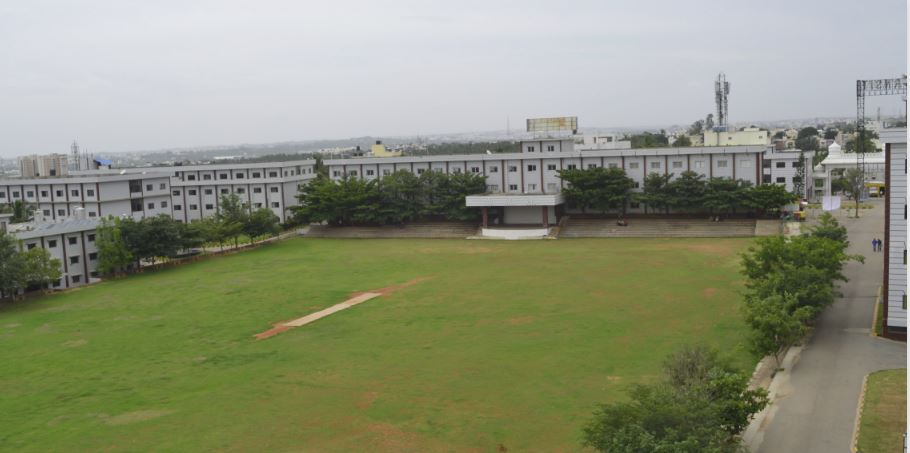
#> input picture Lab_Programs/Programs From (7-12)/Images/rnsit.jpeg, 910 x 453 px, found by its file name
$ python Program_7.py
#> lines starting #> are read from the running program, lines starting #| are printed output that depends on the picture
# Write a Program to read a digital image. Split and display image into 4 quadrants, up, down, right and left.

import cv2
import numpy as np
import matplotlib.pyplot as plt

# Read the image
img = cv2.imread("./images/rnsit.jpeg")
#> img is the input picture: shape (453, 910, 3); mean B, G, R 118.5, 143, 138.6

# Get the height and width of the image
height, width = img.shape[:2]
#> height = 453; width = 910

# Split the image into four quadrants
quad1 = img[:height//2, :width//2]  # Top-left quadrant
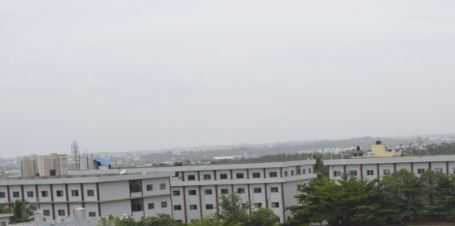
#> quad1: shape (226, 455, 3); mean B, G, R 182.7, 180.7, 178.1
quad2 = img[:height//2, width//2:]  # Top-right quadrant
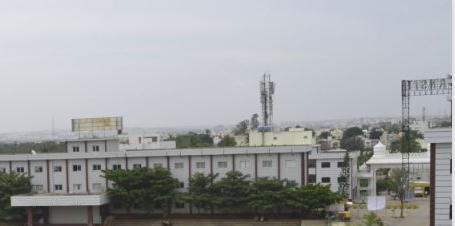
#> quad2: shape (226, 455, 3); mean B, G, R 163.8, 162.3, 160.1
quad3 = img[height//2:, :width//2]  # Bottom-left quadrant
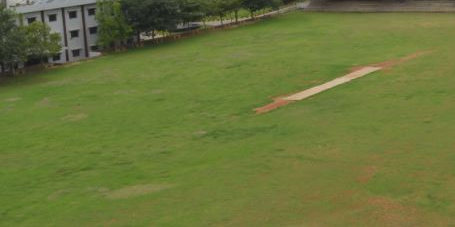
#> quad3: shape (227, 455, 3); mean B, G, R 58.8, 116.7, 106.4
quad4 = img[height//2:, width//2:]  # Bottom-right quadrant
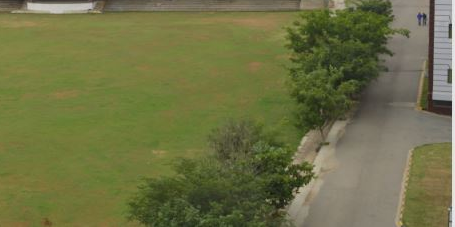
#> quad4: shape (227, 455, 3); mean B, G, R 69.2, 112.6, 110

# Display the quadrants using matplotlib
plt.figure(figsize=(10, 5))

# Display the first two quadrants
plt.subplot(1, 2, 1)
plt.imshow(cv2.cvtColor(quad1, cv2.COLOR_BGR2RGB))
plt.title("1")
plt.axis("off")

plt.subplot(1, 2, 2)
plt.imshow(cv2.cvtColor(quad2, cv2.COLOR_BGR2RGB))
plt.title("2")
plt.axis("off")

plt.figure(figsize=(10, 5))

# Display the last two quadrants
plt.subplot(1, 2, 1)
plt.imshow(cv2.cvtColor(quad3, cv2.COLOR_BGR2RGB))
plt.title("3")
plt.axis("off")

plt.subplot(1, 2, 2)
plt.imshow(cv2.cvtColor(quad4, cv2.COLOR_BGR2RGB))
plt.title("4")
plt.axis("off")

plt.show()
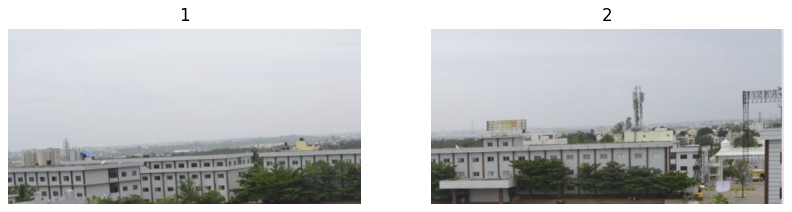
#> figure drawn by matplotlib, 2 panels
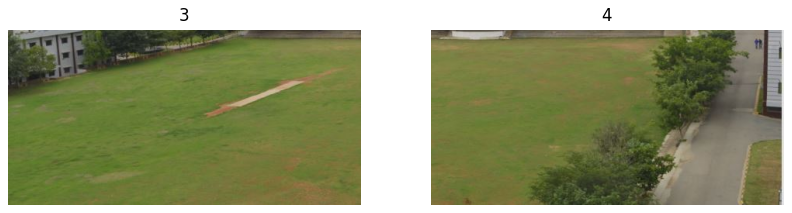
#> figure drawn by matplotlib, 2 panels

$ run again, with Lab_Programs/Programs From (7-12)/Images/HumanFaces.jpeg copied over Lab_Programs/Programs From (7-12)/Images/rnsit.jpeg
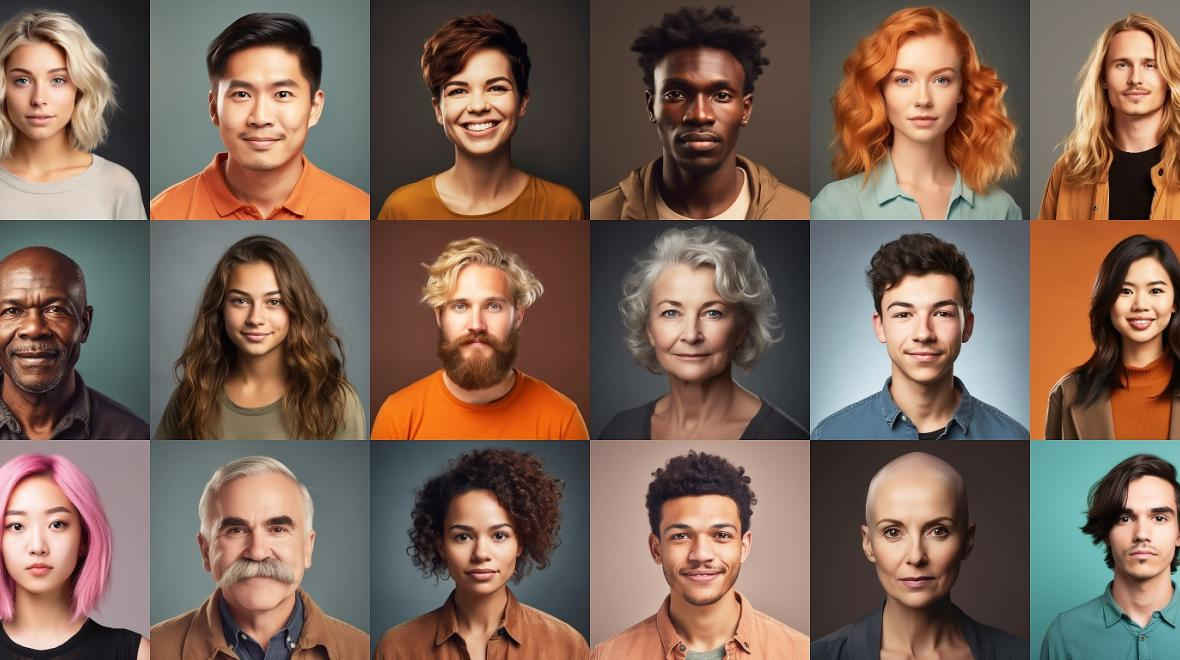
#> input picture Lab_Programs/Programs From (7-12)/Images/HumanFaces.jpeg, 1180 x 660 px, found by its file name
#> img is the input picture: shape (660, 1180, 3); mean B, G, R 86.8, 100.2, 123.9
#> `quad4 = img[height//2:, width//2:]`:
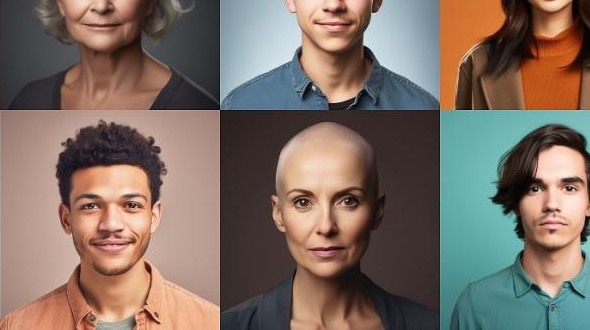
#> quad4: shape (330, 590, 3); mean B, G, R 100, 110.4, 126.4
#> `plt.show()`:
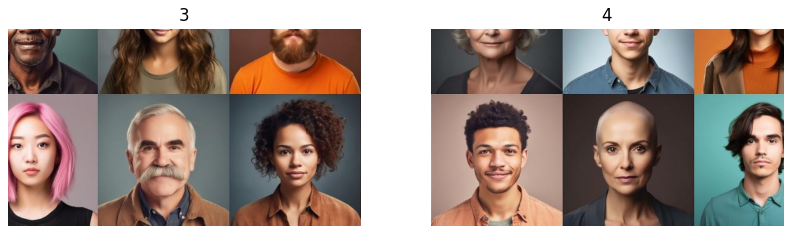
#> figure drawn by matplotlib, 2 panels
